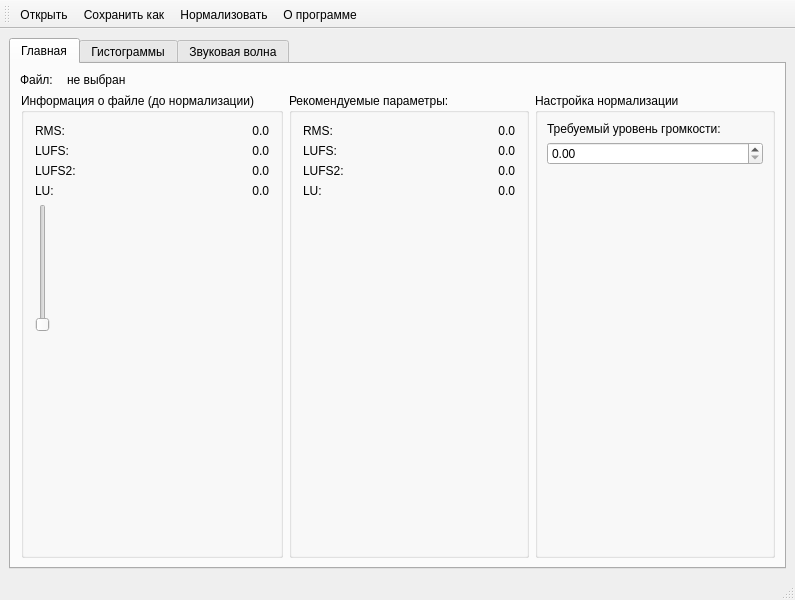
<?xml version="1.0" encoding="UTF-8"?>
<ui version="4.0">
 <class>mainWindow</class>
 <widget class="QMainWindow" name="mainWindow">
  <property name="geometry">
   <rect>
    <x>0</x>
    <y>0</y>
    <width>795</width>
    <height>600</height>
   </rect>
  </property>
  <property name="windowTitle">
   <string>SoundNormalizer</string>
  </property>
  <widget class="QWidget" name="centralwidget">
   <layout class="QVBoxLayout" name="verticalLayout">
    <item>
     <widget class="QTabWidget" name="waveFormPlotBefore">
      <property name="currentIndex">
       <number>0</number>
      </property>
      <widget class="QWidget" name="tab">
       <attribute name="title">
        <string>Главная</string>
       </attribute>
       <layout class="QVBoxLayout" name="verticalLayout_3">
        <item>
         <layout class="QVBoxLayout" name="verticalLayout_2">
          <property name="sizeConstraint">
           <enum>QLayout::SetDefaultConstraint</enum>
          </property>
          <property name="topMargin">
           <number>0</number>
          </property>
          <item>
           <layout class="QHBoxLayout" name="horizontalLayout" stretch="1,15">
            <property name="spacing">
             <number>0</number>
            </property>
            <property name="sizeConstraint">
             <enum>QLayout::SetMinimumSize</enum>
            </property>
            <item>
             <widget class="QLabel" name="labelFileName">
              <property name="text">
               <string>Файл: </string>
              </property>
             </widget>
            </item>
            <item>
             <widget class="QLabel" name="labelFileNameValue">
              <property name="text">
               <string>не выбран</string>
              </property>
             </widget>
            </item>
           </layout>
          </item>
          <item>
           <layout class="QHBoxLayout" name="horizontalLayout_2" stretch="0,1,1,1">
            <property name="topMargin">
             <number>0</number>
            </property>
            <item>
             <spacer name="verticalSpacer">
              <property name="orientation">
               <enum>Qt::Vertical</enum>
              </property>
              <property name="sizeType">
               <enum>QSizePolicy::Expanding</enum>
              </property>
              <property name="sizeHint" stdset="0">
               <size>
                <width>1</width>
                <height>40</height>
               </size>
              </property>
             </spacer>
            </item>
            <item>
             <widget class="QGroupBox" name="groupBox">
              <property name="title">
               <string>Информация о файле (до нормализации)</string>
              </property>
              <layout class="QVBoxLayout" name="verticalLayout_5">
               <item>
                <layout class="QFormLayout" name="formLayout">
                 <property name="fieldGrowthPolicy">
                  <enum>QFormLayout::AllNonFixedFieldsGrow</enum>
                 </property>
                 <property name="labelAlignment">
                  <set>Qt::AlignLeading|Qt::AlignLeft|Qt::AlignVCenter</set>
                 </property>
                 <property name="formAlignment">
                  <set>Qt::AlignLeading|Qt::AlignLeft|Qt::AlignTop</set>
                 </property>
                 <property name="leftMargin">
                  <number>2</number>
                 </property>
                 <property name="topMargin">
                  <number>2</number>
                 </property>
                 <property name="rightMargin">
                  <number>2</number>
                 </property>
                 <property name="bottomMargin">
                  <number>2</number>
                 </property>
                 <item row="1" column="0">
                  <widget class="QLabel" name="label_RMS">
                   <property name="text">
                    <string>RMS: </string>
                   </property>
                  </widget>
                 </item>
                 <item row="1" column="1">
                  <widget class="QLabel" name="label_RMSvalue">
                   <property name="text">
                    <string>0.0</string>
                   </property>
                   <property name="alignment">
                    <set>Qt::AlignRight|Qt::AlignTrailing|Qt::AlignVCenter</set>
                   </property>
                  </widget>
                 </item>
                 <item row="2" column="0">
                  <widget class="QLabel" name="label_LUFS">
                   <property name="text">
                    <string>LUFS: </string>
                   </property>
                  </widget>
                 </item>
                 <item row="2" column="1">
                  <widget class="QLabel" name="label_LUFSvalue">
                   <property name="text">
                    <string>0.0</string>
                   </property>
                   <property name="alignment">
                    <set>Qt::AlignRight|Qt::AlignTrailing|Qt::AlignVCenter</set>
                   </property>
                  </widget>
                 </item>
                 <item row="3" column="0">
                  <widget class="QLabel" name="label_LUFS2">
                   <property name="text">
                    <string>LUFS2:</string>
                   </property>
                  </widget>
                 </item>
                 <item row="3" column="1">
                  <widget class="QLabel" name="label_LUFS2value">
                   <property name="text">
                    <string>0.0</string>
                   </property>
                   <property name="alignment">
                    <set>Qt::AlignRight|Qt::AlignTrailing|Qt::AlignVCenter</set>
                   </property>
                  </widget>
                 </item>
                 <item row="4" column="0">
                  <widget class="QLabel" name="label_LU">
                   <property name="text">
                    <string>LU:</string>
                   </property>
                  </widget>
                 </item>
                 <item row="4" column="1">
                  <widget class="QLabel" name="label_LUvalue">
                   <property name="text">
                    <string>0.0</string>
                   </property>
                   <property name="alignment">
                    <set>Qt::AlignRight|Qt::AlignTrailing|Qt::AlignVCenter</set>
                   </property>
                  </widget>
                 </item>
                 <item row="5" column="0">
                  <widget class="QSlider" name="verticalSlider">
                   <property name="orientation">
                    <enum>Qt::Vertical</enum>
                   </property>
                  </widget>
                 </item>
                </layout>
               </item>
               <item>
                <spacer name="verticalSpacer_3">
                 <property name="orientation">
                  <enum>Qt::Vertical</enum>
                 </property>
                 <property name="sizeHint" stdset="0">
                  <size>
                   <width>20</width>
                   <height>40</height>
                  </size>
                 </property>
                </spacer>
               </item>
              </layout>
             </widget>
            </item>
            <item>
             <widget class="QGroupBox" name="groupBox_2">
              <property name="title">
               <string>Рекомендуемые параметры:</string>
              </property>
              <layout class="QVBoxLayout" name="verticalLayout_6">
               <item>
                <layout class="QFormLayout" name="formLayout_2">
                 <property name="fieldGrowthPolicy">
                  <enum>QFormLayout::AllNonFixedFieldsGrow</enum>
                 </property>
                 <property name="labelAlignment">
                  <set>Qt::AlignLeading|Qt::AlignLeft|Qt::AlignVCenter</set>
                 </property>
                 <property name="leftMargin">
                  <number>2</number>
                 </property>
                 <property name="topMargin">
                  <number>2</number>
                 </property>
                 <property name="rightMargin">
                  <number>2</number>
                 </property>
                 <property name="bottomMargin">
                  <number>2</number>
                 </property>
                 <item row="0" column="0">
                  <widget class="QLabel" name="label_RMSrec">
                   <property name="text">
                    <string>RMS:</string>
                   </property>
                  </widget>
                 </item>
                 <item row="1" column="0">
                  <widget class="QLabel" name="label_LUFSrec">
                   <property name="text">
                    <string>LUFS:</string>
                   </property>
                  </widget>
                 </item>
                 <item row="2" column="0">
                  <widget class="QLabel" name="label_LUFS2rec">
                   <property name="text">
                    <string>LUFS2:</string>
                   </property>
                  </widget>
                 </item>
                 <item row="3" column="0">
                  <widget class="QLabel" name="label_LUrec">
                   <property name="text">
                    <string>LU:</string>
                   </property>
                  </widget>
                 </item>
                 <item row="0" column="1">
                  <widget class="QLabel" name="label_RMSrecValue">
                   <property name="text">
                    <string>0.0</string>
                   </property>
                   <property name="alignment">
                    <set>Qt::AlignRight|Qt::AlignTrailing|Qt::AlignVCenter</set>
                   </property>
                  </widget>
                 </item>
                 <item row="1" column="1">
                  <widget class="QLabel" name="label_LUFSrecValue">
                   <property name="text">
                    <string>0.0</string>
                   </property>
                   <property name="alignment">
                    <set>Qt::AlignRight|Qt::AlignTrailing|Qt::AlignVCenter</set>
                   </property>
                  </widget>
                 </item>
                 <item row="2" column="1">
                  <widget class="QLabel" name="label_LUFS2recValue">
                   <property name="text">
                    <string>0.0</string>
                   </property>
                   <property name="alignment">
                    <set>Qt::AlignRight|Qt::AlignTrailing|Qt::AlignVCenter</set>
                   </property>
                  </widget>
                 </item>
                 <item row="3" column="1">
                  <widget class="QLabel" name="label_LUrecValue">
                   <property name="text">
                    <string>0.0</string>
                   </property>
                   <property name="alignment">
                    <set>Qt::AlignRight|Qt::AlignTrailing|Qt::AlignVCenter</set>
                   </property>
                  </widget>
                 </item>
                </layout>
               </item>
               <item>
                <spacer name="verticalSpacer_4">
                 <property name="orientation">
                  <enum>Qt::Vertical</enum>
                 </property>
                 <property name="sizeHint" stdset="0">
                  <size>
                   <width>20</width>
                   <height>40</height>
                  </size>
                 </property>
                </spacer>
               </item>
              </layout>
             </widget>
            </item>
            <item>
             <widget class="QGroupBox" name="groupBox_3">
              <property name="title">
               <string>Настройка нормализации</string>
              </property>
              <layout class="QVBoxLayout" name="verticalLayout_4" stretch="0,0,0">
               <item>
                <widget class="QLabel" name="label_2">
                 <property name="text">
                  <string>Требуемый уровень громкости:</string>
                 </property>
                </widget>
               </item>
               <item>
                <widget class="QDoubleSpinBox" name="normalizeLevelValue"/>
               </item>
               <item>
                <spacer name="verticalSpacer_2">
                 <property name="orientation">
                  <enum>Qt::Vertical</enum>
                 </property>
                 <property name="sizeHint" stdset="0">
                  <size>
                   <width>20</width>
                   <height>40</height>
                  </size>
                 </property>
                </spacer>
               </item>
              </layout>
             </widget>
            </item>
           </layout>
          </item>
         </layout>
        </item>
       </layout>
      </widget>
      <widget class="QWidget" name="tab_2">
       <attribute name="title">
        <string>Гистограммы</string>
       </attribute>
       <layout class="QVBoxLayout" name="verticalLayout_7">
        <item>
         <widget class="PlotWidget" name="histgrammPlotBefore"/>
        </item>
        <item>
         <widget class="PlotWidget" name="histgrammPlotAfter"/>
        </item>
       </layout>
      </widget>
      <widget class="QWidget" name="tab_3">
       <attribute name="title">
        <string>Звуковая волна</string>
       </attribute>
       <layout class="QVBoxLayout" name="verticalLayout_8">
        <item>
         <widget class="PlotWidget" name="graphicsView_3"/>
        </item>
        <item>
         <widget class="PlotWidget" name="waveFormPlotAfter"/>
        </item>
       </layout>
      </widget>
     </widget>
    </item>
   </layout>
  </widget>
  <widget class="QStatusBar" name="statusbar"/>
  <widget class="QToolBar" name="toolBar">
   <property name="windowTitle">
    <string>toolBar</string>
   </property>
   <property name="toolButtonStyle">
    <enum>Qt::ToolButtonTextUnderIcon</enum>
   </property>
   <attribute name="toolBarArea">
    <enum>TopToolBarArea</enum>
   </attribute>
   <attribute name="toolBarBreak">
    <bool>false</bool>
   </attribute>
   <addaction name="action_openFile"/>
   <addaction name="action_saveAs"/>
   <addaction name="action_normalize"/>
   <addaction name="action_about"/>
  </widget>
  <action name="action_openFile">
   <property name="icon">
    <iconset resource="resources/res.qrc">
     <normaloff>:/newPrefix/document-open.svg</normaloff>:/newPrefix/document-open.svg</iconset>
   </property>
   <property name="text">
    <string>Открыть</string>
   </property>
   <property name="iconVisibleInMenu">
    <bool>true</bool>
   </property>
  </action>
  <action name="action_saveAs">
   <property name="icon">
    <iconset resource="resources/res.qrc">
     <normaloff>:/newPrefix/document-save-as.svg</normaloff>:/newPrefix/document-save-as.svg</iconset>
   </property>
   <property name="text">
    <string>Сохранить как</string>
   </property>
  </action>
  <action name="action_normalize">
   <property name="icon">
    <iconset resource="resources/res.qrc">
     <normaloff>:/newPrefix/player-volume.png</normaloff>:/newPrefix/player-volume.png</iconset>
   </property>
   <property name="text">
    <string>Нормализовать</string>
   </property>
  </action>
  <action name="action_about">
   <property name="icon">
    <iconset resource="resources/res.qrc">
     <normaloff>:/newPrefix/help-about.svg</normaloff>:/newPrefix/help-about.svg</iconset>
   </property>
   <property name="text">
    <string>О программе</string>
   </property>
  </action>
 </widget>
 <customwidgets>
  <customwidget>
   <class>PlotWidget</class>
   <extends>QGraphicsView</extends>
   <header>pyqtgraph</header>
  </customwidget>
 </customwidgets>
 <resources>
  <include location="resources/res.qrc"/>
 </resources>
 <connections>
  <connection>
   <sender>action_about</sender>
   <signal>triggered()</signal>
   <receiver>mainWindow</receiver>
   <slot>close()</slot>
   <hints>
    <hint type="sourcelabel">
     <x>-1</x>
     <y>-1</y>
    </hint>
    <hint type="destinationlabel">
     <x>397</x>
     <y>299</y>
    </hint>
   </hints>
  </connection>
  <connection>
   <sender>normalizeLevelValue</sender>
   <signal>valueChanged(double)</signal>
   <receiver>mainWindow</receiver>
   <slot>close()</slot>
   <hints>
    <hint type="sourcelabel">
     <x>660</x>
     <y>195</y>
    </hint>
    <hint type="destinationlabel">
     <x>397</x>
     <y>299</y>
    </hint>
   </hints>
  </connection>
  <connection>
   <sender>action_normalize</sender>
   <signal>triggered()</signal>
   <receiver>mainWindow</receiver>
   <slot>close()</slot>
   <hints>
    <hint type="sourcelabel">
     <x>-1</x>
     <y>-1</y>
    </hint>
    <hint type="destinationlabel">
     <x>397</x>
     <y>299</y>
    </hint>
   </hints>
  </connection>
  <connection>
   <sender>action_saveAs</sender>
   <signal>triggered()</signal>
   <receiver>mainWindow</receiver>
   <slot>close()</slot>
   <hints>
    <hint type="sourcelabel">
     <x>-1</x>
     <y>-1</y>
    </hint>
    <hint type="destinationlabel">
     <x>397</x>
     <y>299</y>
    </hint>
   </hints>
  </connection>
  <connection>
   <sender>action_openFile</sender>
   <signal>triggered()</signal>
   <receiver>mainWindow</receiver>
   <slot>close()</slot>
   <hints>
    <hint type="sourcelabel">
     <x>-1</x>
     <y>-1</y>
    </hint>
    <hint type="destinationlabel">
     <x>397</x>
     <y>299</y>
    </hint>
   </hints>
  </connection>
 </connections>
</ui>
